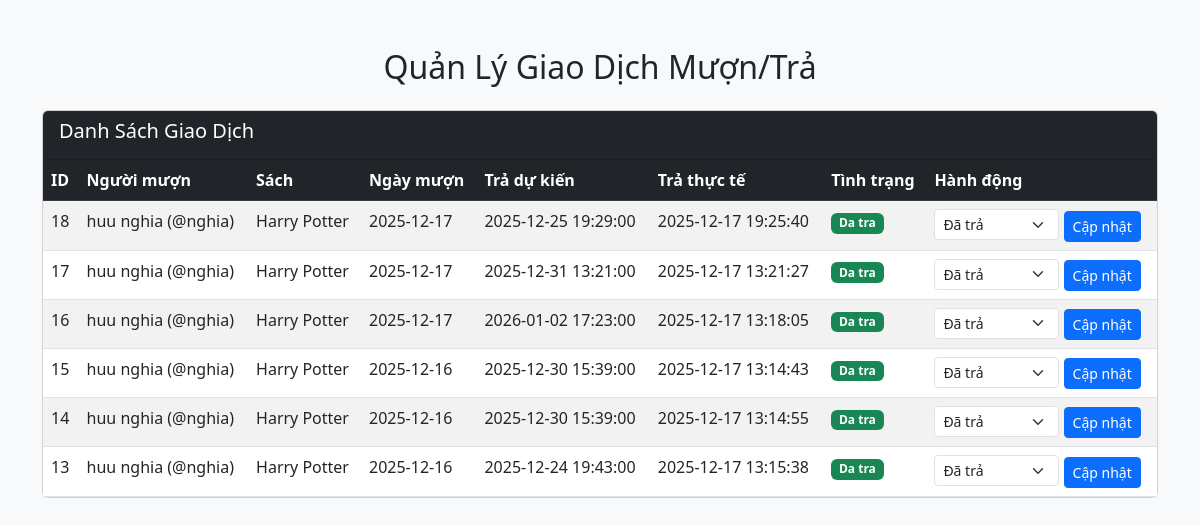
The app's page /admin_borrows.php (signed in) with its own data.
### tables this page shows
CREATE TABLE `muon_tra` (
  `id` int(11) NOT NULL,
  `ma_sach` int(11) NOT NULL,
  `ma_nguoi_dung` int(11) NOT NULL,
  `ngay_muon` date NOT NULL,
  `ngay_tra_du_kien` datetime NOT NULL,
  `ngay_tra_thuc_te` datetime DEFAULT NULL,
  `tinh_trang` enum('dang_muon','da_tra','qua_han','da_duyet') NOT NULL DEFAULT 'dang_muon',
  `created_at` timestamp NOT NULL DEFAULT current_timestamp()
);

CREATE TABLE `users` (
  `id` int(11) NOT NULL,
  `username` varchar(50) NOT NULL,
  `password` varchar(255) NOT NULL,
  `full_name` varchar(100) NOT NULL,
  `email` varchar(100) NOT NULL,
  `role` enum('admin','manager','user') NOT NULL DEFAULT 'user',
  `created_at` timestamp NOT NULL DEFAULT current_timestamp()
);

CREATE TABLE `sach` (
  `id` int(11) NOT NULL,
  `ten_sach` varchar(255) NOT NULL,
  `tac_gia` varchar(100) NOT NULL,
  `nam_xuat_ban` year(4) NOT NULL,
  `so_luong_con_lai` int(11) NOT NULL DEFAULT 0,
  `mo_ta` text DEFAULT NULL,
  `created_at` timestamp NOT NULL DEFAULT current_timestamp(),
  `hinh_anh` varchar(255) DEFAULT NULL,
  `hot` bit(1) DEFAULT NULL
);

### admin_borrows.php (the view, shortened to what this page needs)
<?php
include 'config.php';
$stmt = $pdo->query("
    SELECT mt.*, s.ten_sach, u.full_name, u.username
    FROM muon_tra mt
    JOIN sach s ON mt.ma_sach = s.id
    JOIN users u ON mt.ma_nguoi_dung = u.id
    ORDER BY mt.created_at DESC
");
$borrows = $stmt->fetchAll(PDO::FETCH_ASSOC);
?>
<!DOCTYPE html>
<html lang="vi">
<head>
    <link href="https://cdn.jsdelivr.net/npm/bootstrap@5.3.0/dist/css/bootstrap.min.css" rel="stylesheet">
    <link rel="stylesheet" href="https://cdnjs.cloudflare.com/ajax/libs/animate.css/4.1.1/animate.min.css"/>
</head>
<body class="bg-light">
    <div class="container my-5">
        <h2 class="text-center mb-4 animate__animated animate__fadeInDown">Quản Lý Giao Dịch Mượn/Trả</h2>
        <div class="card animate__animated animate__fadeIn">
            <div class="card-header bg-dark text-white">
                <h5>Danh Sách Giao Dịch</h5>
            </div>
            <div class="card-body p-0">
                <div class="table-responsive">
                    <table class="table table-striped mb-0">
                        <thead class="table-dark">
                            <tr>
                                <th>ID</th>
                                <th>Người mượn</th>
                                <th>Sách</th>
                                <th>Ngày mượn</th>
                                <th>Trả dự kiến</th>
                                <th>Trả thực tế</th>
                                <th>Tình trạng</th>
                                <th>Hành động</th>
                            </tr>
                        </thead>
                        <tbody>
                            <?php foreach ($borrows as $row): ?>
                            <tr <?php echo $row['tinh_trang'] === 'qua_han' ? 'class="table-danger"' : ''; ?>>
                                <td><?php echo $row['id']; ?></td>
                                <td><?php echo htmlspecialchars($row['full_name'] . ' (@' . $row['username'] . ')'); ?></td>
                                <td><?php echo htmlspecialchars($row['ten_sach']); ?></td>
                                <td><?php echo $row['ngay_muon']; ?></td>
                                <td><?php echo $row['ngay_tra_du_kien']; ?></td>
                                <td><?php echo $row['ngay_tra_thuc_te'] ?? '-'; ?></td>
                                <td>
                                    <span class="badge <?php
                                        echo $row['tinh_trang'] === 'da_tra' ? 'bg-success' :
                                            ($row['tinh_trang'] === 'qua_han' ? 'bg-danger' : 'bg-warning');
                                    ?>">
                                        <?php echo ucfirst(str_replace('_', ' ', $row['tinh_trang'])); ?>
                                    </span>
                                </td>
                                <td>
                                    <form method="POST" style="display:inline;">
                                        <select name="tinh_trang" class="form-select form-select-sm d-inline w-auto" required>
                                            <option value="da_tra" <?php echo $row['tinh_trang']==='da_tra'?'selected':''; ?>>Đã trả</option>
                                        </select>
                                        <button type="submit" name="update_status" class="btn btn-sm btn-primary">Cập nhật</button>
                                    </form>
                                </td>
                            </tr>
                            <?php endforeach; ?>
                        </tbody>
                    </table>
                </div>
            </div>
        </div>
    </div>
</body>
</html>

### records on screen
muon_tra: id "18", ma_nguoi_dung.username "huu nghia (@nghia)", ma_sach.ten_sach "Harry Potter", ngay_muon "2025-12-17", ngay_tra_du_kien "2025-12-25 19:29:00", ngay_tra_thuc_te "2025-12-17 19:25:40", tinh_trang "Da tra", tinh_trang "Đã trả"
muon_tra: id "17", ma_nguoi_dung.username "huu nghia (@nghia)", ma_sach.ten_sach "Harry Potter", ngay_muon "2025-12-17", ngay_tra_du_kien "2025-12-31 13:21:00", ngay_tra_thuc_te "2025-12-17 13:21:27", tinh_trang "Da tra", tinh_trang "Đã trả"
muon_tra: id "16", ma_nguoi_dung.username "huu nghia (@nghia)", ma_sach.ten_sach "Harry Potter", ngay_muon "2025-12-17", ngay_tra_du_kien "2026-01-02 17:23:00", ngay_tra_thuc_te "2025-12-17 13:18:05", tinh_trang "Da tra", tinh_trang "Đã trả"
muon_tra: id "15", ma_nguoi_dung.username "huu nghia (@nghia)", ma_sach.ten_sach "Harry Potter", ngay_muon "2025-12-16", ngay_tra_du_kien "2025-12-30 15:39:00", ngay_tra_thuc_te "2025-12-17 13:14:43", tinh_trang "Da tra", tinh_trang "Đã trả"
muon_tra: id "14", ma_nguoi_dung.username "huu nghia (@nghia)", ma_sach.ten_sach "Harry Potter", ngay_muon "2025-12-16", ngay_tra_du_kien "2025-12-30 15:39:00", ngay_tra_thuc_te "2025-12-17 13:14:55", tinh_trang "Da tra", tinh_trang "Đã trả"
muon_tra: id "13", ma_nguoi_dung.username "huu nghia (@nghia)", ma_sach.ten_sach "Harry Potter", ngay_muon "2025-12-16", ngay_tra_du_kien "2025-12-24 19:43:00", ngay_tra_thuc_te "2025-12-17 13:15:38", tinh_trang "Da tra", tinh_trang "Đã trả"
